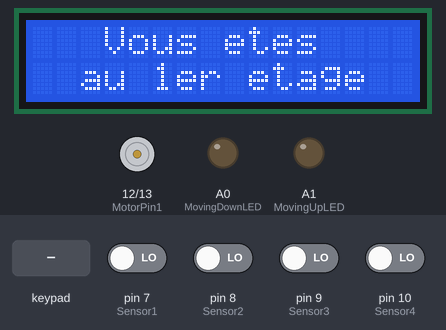
Bench run of a sketch on a simulated Arduino Uno, built with avr-gcc and run on an emulated ATmega328P. On the bench: 16×2 character LCD, motor-driver pin pairs drawn as motors (green arrow = first pin HIGH = forward, orange = second pin HIGH = backward, longer = more drive, scaled by the enable pin), output pins drawn as LEDs (lit = HIGH). The inputs (shaded band) are chosen by the test bench; at power-on: pin 7 (Sensor1), pin 8 (Sensor2), pin 9 (Sensor3), pin 10 (Sensor4) LOW.

Above: at 2.9 s.
3.0 s: keypad keys 6 5 4 # pressed 0.4 s apart
At 5.2 s:
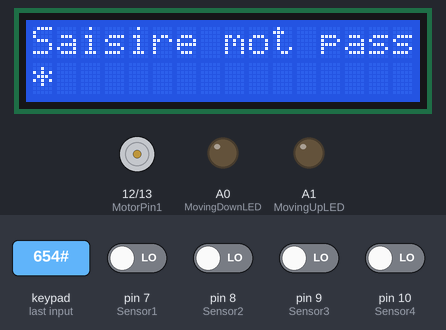
6.1 s: key '#' pressed
At 7.6 s:
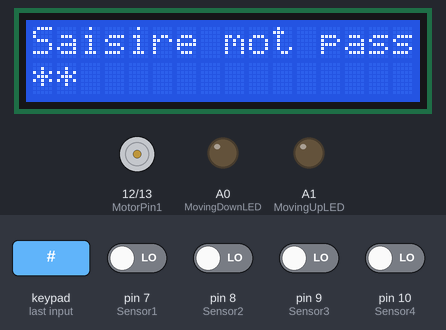
7.9 s: keypad keys 1 2 3 4 pressed 0.4 s apart
At 9.1 s:
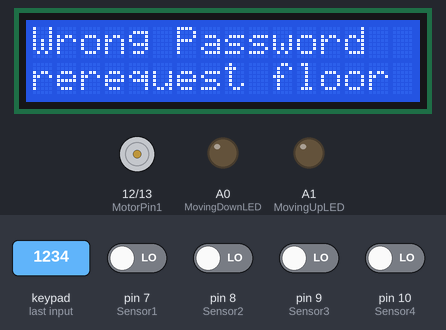
11.0 s: pin 8 (Sensor2) driven HIGH
At 12.2 s:
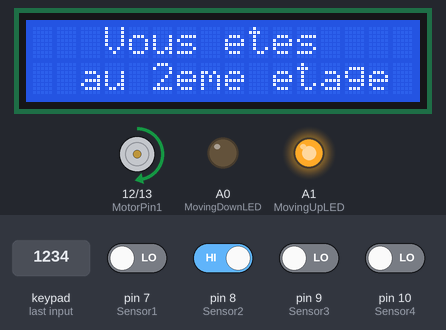
12.5 s: pin 7 (Sensor1) driven HIGH
At 13.7 s:
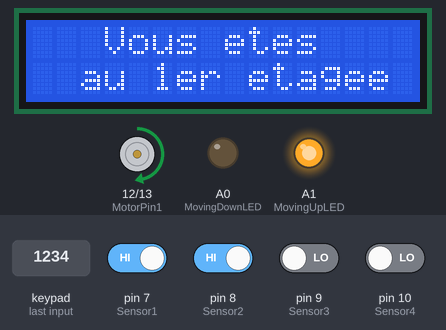
14.0 s: pin 7 (Sensor1) driven LOW
At 15.1 s:
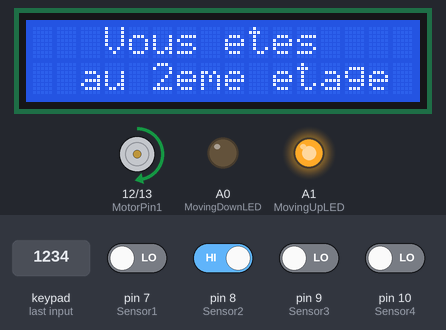
Timing chart, 0 to 16.5 s (numbered marks = the images above; inputs shaded):
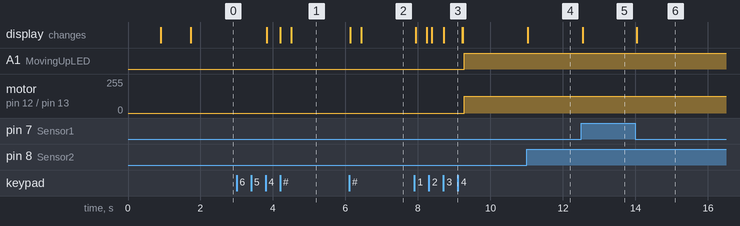

Measured:
- after the input at 3.0 s, the display: first changes after 0.83 s (image 1 shows a later state)
- after the input at 6.1 s, the display: first changes at once (image 2 shows a later state)
- after the input at 7.9 s, A1 (MovingUpLED): LOW → HIGH after 1.4 s; motor on pin 12 (MotorPin1) / pin 13 (MotorPin2): stopped → forward 125/255 after 1.4 s; the display: first changes at once (image 3 shows a later state)
- after the input at 11.0 s, the display: changes at once (image 4)
- after the input at 12.5 s, the display: changes at once (image 5)
- after the input at 14.0 s, the display: changes at once (image 6)

The sketch:

Elevator_ArduinoCode.ino
```cpp
#include <Keypad.h>
#include <Wire.h>
#include <LiquidCrystal_I2C.h>

////define kepad  parameters
const byte ROWS = 4; //keypad rows number
const byte COLS = 3; //keypad columns number
char keys[ROWS][COLS] = {
  {'1','2','3'},
  {'4','5','6'},
  {'7','8','9'},
  {'*','0','#'}
};
byte rowPins[ROWS] = {3, 2, 1, 0}; //connect to the row pinouts of the keypad
byte colPins[COLS] = {6, 5, 4}; //connect to the column pinouts of the keypad

Keypad keypad = Keypad( makeKeymap(keys), rowPins, colPins, ROWS, COLS );
////end of kepad definition

LiquidCrystal_I2C lcd(0x27,16,2);  // set the LCD address to 0x27 for a 16 chars and 2 line display

char CurrentFloor ; // inicate the current state of the elevator 1 means 1st Floor
char RequestedFloor; // the requested floor that the elevator need to go to. 0 means no request.

//sensors (limit switchs) at every door to insure that the specified floor
//is accessed by the elevator.
byte Sensor1=7; // limit switch for presence of elevator at the 1st Floor
byte Sensor2=8; // limit switch for presence of elevator at the 2nd Floor
byte Sensor3=9; // limit switch for presence of elevator at the 3rd Floor
byte Sensor4=10; // limit switch for presence of elevator at the 4th Floor

byte MovingUpLED = A1; // indicator led for moving down using anlaog pin in digatal mode
byte MovingDownLED = A0; // indicator led for moving up using anlaog pin in digatal mode

// declare the Motor pins
byte MotorPin1 = 12;
byte MotorPin2 = 13;
byte MotorSpeed = 11; //use PWM pin (11) to set motor speed

//password for 4th floor authentication
char password[] = {'1', '2' , '3', '4'};

void setup()
{
  // initialize the lcd
  lcd.init();
  lcd.backlight();

  // initialize the motor pins as output
  pinMode(MotorPin1, OUTPUT);
  pinMode(MotorPin2, OUTPUT);
  pinMode(MotorSpeed, OUTPUT);

  // assign the Floor accessing sensors as input
  pinMode(Sensor1,INPUT);
  pinMode(Sensor2,INPUT);
  pinMode(Sensor3,INPUT);
  pinMode(Sensor4,INPUT);

  // assign the indicators' leds as output.
  pinMode(MovingUpLED, OUTPUT);
  pinMode(MovingDownLED, OUTPUT);

  //initialize motor statue
  digitalWrite(MotorPin1, LOW);
  digitalWrite(MotorPin2, LOW);
  digitalWrite(MotorSpeed, 0);

  //turn off motion led indicator for no motion
  digitalWrite(MovingUpLED, LOW);
  digitalWrite(MovingDownLED, LOW);

  CurrentFloor = '1';
  RequestedFloor=-1;

  lcd.print("Project sercuit ");
     delay(800);
     lcd.clear();
     lcd.print(" Mahmoudi + Taki ");
     lcd.setCursor(2,1);
     lcd.print("    SEM21  ");
     delay(800);
     lcd.clear();
}

void loop()
{

  CurrentFloor = checkCurrentFloor();
  // display a message on the LCD to indecate the current Floor of the elevator
  printCurrentFloor();

  //listen to floor requests.
  RequestedFloor = keypad.getKey();

  // check if a valid key presssed
  if ((RequestedFloor =='1' || RequestedFloor =='2' || RequestedFloor =='3'|| RequestedFloor =='4' ))
      {
        manipulateRequest();  // excute the function to manipulate request.
      }
}


//fuction used to move the elevator based on the requested floor.
void manipulateRequest()
{
      //authenticate the usere if requesting the 4th floor
      if(RequestedFloor == '4')
         if (!checkPassword()) // reset the request and end if the password is wrong
              {
                RequestedFloor = -1; // reset requests
                return ; // end function excution.
              }

      if( RequestedFloor > CurrentFloor ) // if requesting upper floor
        {
          while(RequestedFloor > CurrentFloor) // don't break untill reaching the destination
          {
            up(); // move up as long as the currentfloor < requested floor

            digitalWrite(MovingUpLED, HIGH); // light the moving up green LED indicator

            //update the reached current floor by checking the sensors while moving.
            CurrentFloor = checkCurrentFloor();
            // display the status of the reached current Floor
            printCurrentFloor();

            ////// floor request interrupt while moving up
            char NewReqFloor = keypad.getKey(); // get the interrupting floor request
            // if the interrupting floor request is valid
            if ( NewReqFloor > CurrentFloor && NewReqFloor < RequestedFloor )
             RequestedFloor = NewReqFloor; //if valid then change the destination.
          }
        }

      else if( RequestedFloor < CurrentFloor ) // if requesting down floor
       {
          while( RequestedFloor < CurrentFloor ) // don't break untill reaching the destination
          {
            down(); // move down as long as the CurrentFloor > Requested floor

            digitalWrite(MovingDownLED, HIGH); // Light the moving down RED LED indicator

            //update the reached current floor by checking the sensors while moving.
            CurrentFloor = checkCurrentFloor();
            // display the status of the reached current Floor
            printCurrentFloor();

            ////// floor request interrupt while moving up
            char NewReqFloor = keypad.getKey(); // get the interrupting floor request
            //byte NewReqFloor = (byte)String(rf).toInt(); // convert char to byte
            // if the interrupting floor request is valid
            if ( NewReqFloor < CurrentFloor && NewReqFloor > RequestedFloor )
             RequestedFloor = NewReqFloor; //if valid then change the destination.

          }
        }

      ///////////// End of the Floor request
      stop(); // stop moving
      digitalWrite(MovingUpLED, LOW);
      digitalWrite(MovingDownLED, LOW);
      RequestedFloor = -1; // reset requests
}


//moving up the elvator (forward motor direction)
void up()
{
  digitalWrite(MotorPin1, HIGH);
  digitalWrite(MotorPin2, LOW);
  analogWrite(MotorSpeed, 125); // run on half speed
}

//moving down the elvator (backward motor direction)
void down()
{
  digitalWrite(MotorPin1, LOW);
  digitalWrite(MotorPin2, HIGH);
  analogWrite(MotorSpeed, 125); // run on half speed
}
void stop()
{
  digitalWrite(MotorPin1, LOW);
  digitalWrite(MotorPin2, LOW);
  analogWrite(MotorSpeed, 0);
}

//check for the reached currentFloor by checking the limit switchs
//in every floor and return the currnt value
char checkCurrentFloor()
{
    if( digitalRead(Sensor1))
        return '1';
    else if( digitalRead(Sensor2))
        return '2';
    else if( digitalRead(Sensor3))
        return '3';
    else if( digitalRead(Sensor4))
        return '4';
    else
         return CurrentFloor; // latch last state
}


//perform authetication and return true if authenticated
bool checkPassword()
{

  lcd.clear();
  lcd.setCursor(0,0);
  lcd.print("Saisire mot pass");

  byte counter = 0;
  char pass[4]; // temp password array to store the entered password

  while(counter < 4) // listen for the kepad
  {
    char key = keypad.getKey();
    if(key)
    {
      pass[counter] = key; // store the temp input password digit.

      lcd.setCursor(counter,1);
      lcd.print(key); // show the entered digit two the user on the LCD
      delay(300);

      lcd.setCursor(counter,1);
      lcd.print('*'); // hide the entered digit after a while with "*".

      counter++;
    }
  }

   for (int i=0; i<sizeof(pass); i++)
   if (pass[i] != password[i]) // if one element voilate equality exit.
   {
     lcd.clear();
     lcd.setCursor(0,0);
     lcd.print("Wrong Password");
     lcd.setCursor(0,1);
     lcd.print("rerequest floor");
     delay(500);
     lcd.clear();

     return false;
   }

   lcd.clear();
   lcd.setCursor(0,0);
   lcd.print("Authenticated");
   delay(500);
   lcd.clear();
   return true; //return true if all the element are equal.
}

//lcd display aiding function
void printCurrentFloor()
{
    lcd.setCursor(3,0);
    lcd.print("Vous etes ");

    lcd.setCursor(2,1);

    if(CurrentFloor == '1')
      lcd.print("au " + String(CurrentFloor) + "er etage");
    if(CurrentFloor == '2')
      lcd.print("au " + String(CurrentFloor) + "eme etage");
    if(CurrentFloor == '3')
      lcd.print("au " + String(CurrentFloor) + "eme etage");
    if(CurrentFloor > '3')
      lcd.print("au " + String(CurrentFloor) + "eme etage");
}
```
